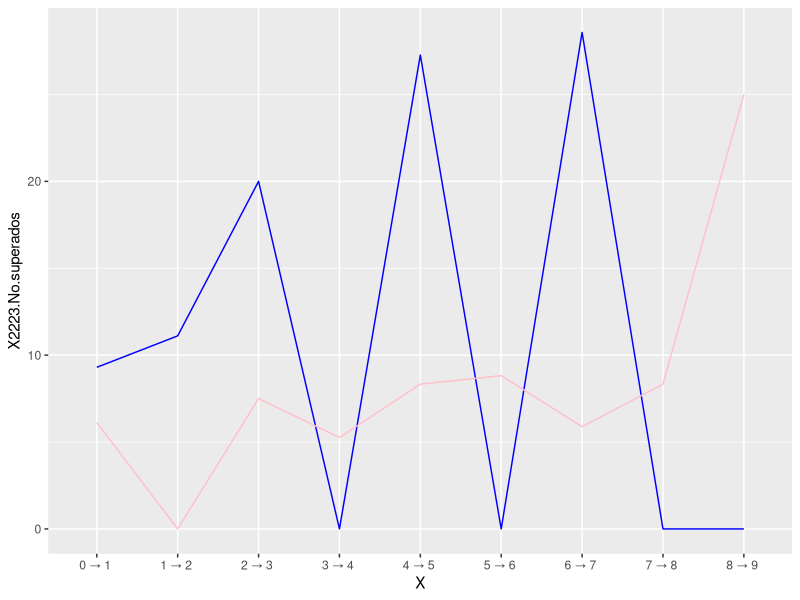

Here is the R script that generated this plot:

library(ggplot2)
data <- read.csv("data-raw/drop-objetivos.csv")

ggplot(data,aes(x=X,y=X2223.No.superados,group="2223"))+geom_line(colour='blue')+geom_line(data=data,aes(x=X,y=X2122.No.superados,group="2122"),colour='pink')
